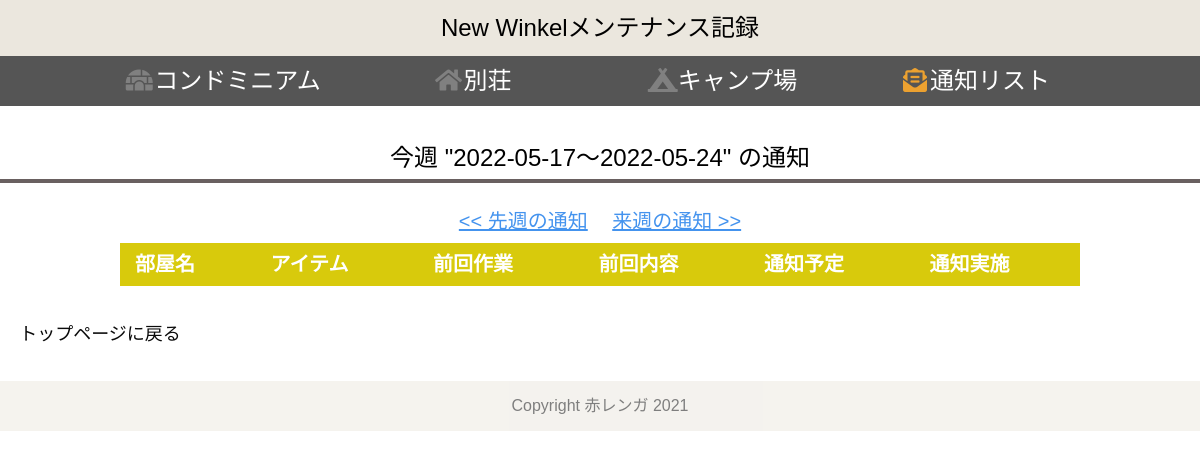
The page /notice/w_tasklist on the database as committed earlier.
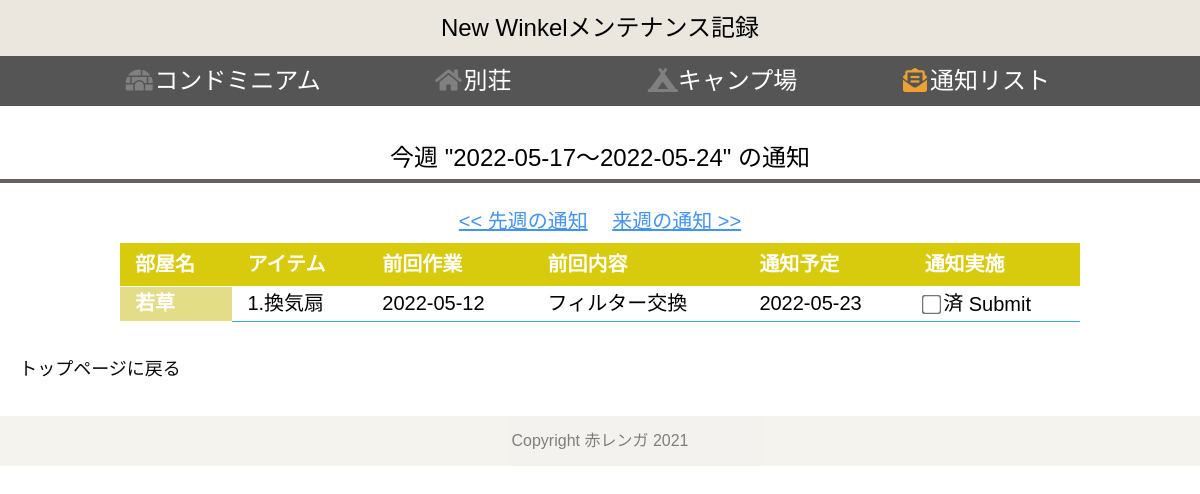
The same page on the database as committed later.
### tables this page shows
CREATE TABLE "wakakusa" (
	"taskid"	INTEGER,
	"item_id"	INTEGER,
	"t_id"	INTEGER,
	"item"	TEXT,
	"pro_date"	INTEGER,
	"pro_number"	TEXT,
	"set_date"	DATE,
	"t_date"	DATE,
	"task"	TEXT,
	"notice"	DATE,
	"nt_id"	INTEGER,
	PRIMARY KEY("taskid" AUTOINCREMENT)
);

CREATE TABLE "items" (
	"id"	INTEGER,
	"ios_id"	INTEGER,
	"room"	TEXT,
	"table_name"	TEXT,
	PRIMARY KEY("id" AUTOINCREMENT)
);

### app.py (the view)
@app.route("/notice/w_tasklist")
def notice_w_tasklist():
    today = dt.date.today()
    time7 = today + dt.timedelta(days=-7)
    conn = sqlite3.connect("w_MN.db")
    c = conn.cursor()
    c.execute("select table_name from items")
    tbname_list = []
    ntlist = []
    nt_list = []
    for row in c.fetchall():
        c.execute("select items.room,  %s.item, %s.t_date, %s.task, %s.notice, items.id, %s.taskid FROM items JOIN %s ON items.id = %s.item_id where notice <= ? and notice >= ? and nt_id =0" % (row[0],row[0],row[0],row[0],row[0],row[0],row[0]), (today,time7,))
        ntlist = []
        notice_list = c.fetchall()
        for row2 in notice_list:
            if row2 is not None:
                ntlist.append(row2)
        for row3 in ntlist:
            if row3[0] is not None:
                nt_list.append({"room":row3[0],"item":row3[1],"t_date":row3[2],"task":row3[3],"notice":row3[4],"id":row3[5],"taskid":row3[6]})
    print(len(nt_list))
    c.close()
    return render_template("w_notice_list.html",nt_list = nt_list, today = today, time7 = time7)

### templates/w_notice_list.html
{% extends 'w_base_test2.html' %}
{% block content %}
<h2>今週 "{{time7}}～{{today}}" の通知</h2>
<div class="btn_top_1">
    <a href="/notice/w_tasklist/lw" class="btn4"><< 先週の通知</a>
    <a href="/notice/w_tasklist/nw" class="btn4">来週の通知 >></a>
</div>
<table class="table_list" width="80%">
    <thead>
        <tr>
            <th>部屋名</th>
            <th>アイテム</th>
            <th>前回作業</th>
            <th>前回内容</th>
            <th>通知予定</th>
            <th>通知実施</th>
        </tr>
    </thead>
    {% for item in nt_list %}
    <form action="/notice/w_tasklist/nt/{{item['id']}}/{{item['taskid']}}" method="POST">
    <tbody>
        <tr>
            <th label="部屋名">{{item["room"]}}</th>
            <td label="前回作業 ">{{item["item"]}}</td>
            <td label="前回作業日">{{item["t_date"]}}</td>
            <td label="前回内容">{{item["task"]}}</td>
            <td label="通知予定日">{{item["notice"]}}</td>
            <td label="通知実施">
                <div>
                    <input type="checkbox" name="nt_id" value="1">
                        <label>済</label>
                    <input type="submit" onclick="return confirm('通知リストから削除していいですか')">
                </div>
            </td>
        </tr>
    </tbody>
    </form>
    {% endfor %}
</table>
<a href="/">
    <button type="button" class="btn1">トップページに戻る</button>
</a>
{% endblock %}

### templates/w_base_test2.html (shortened to what this page needs)
<!DOCTYPE html>
<html lang="ja">
<head>
    <link rel="stylesheet" href="/static/css/reset.css">
    <link rel="stylesheet" href="/static/css/w_style.css">
    <link rel="stylesheet" href="https://use.fontawesome.com/releases/v5.6.4/css/all.css">
</head>
<body>
    <header>
        <div>
            <a class="top" href="/">New Winkelメンテナンス記録</a>
        </div>
        <div class="drawer_menu">
            <nav class="drawer_nav_wrapper">
                <ul class="drawer_nav">
                    <li>
                        <a href="#"><i class="fas fa-igloo my-gray fa-fw"></i>コンドミニアム</a>
                    </li>
                    <li>
                        <a href="#"><i class="fas fa-home my-gray fa-fw"></i>別荘 </a>
                    </li>
                    <li>
                        <a href="#"><i class="fas fa-campground my-gray fa-fw"></i>キャンプ場 </a>
                    </li>
                    <li>
                        <a href="/notice/w_tasklist"><i class="fas fa-envelope-open-text my-orange fa-fw"></i>通知リスト</a>
                    </li>
                </ul>
            </nav>
        </div>
    </header>
    {% block content %}{% endblock %}
</body>
<footer>
    <p class="footer">Copyright 赤レンガ 2021</p>
</footer>
</html>

### static/css/w_style.css (style rules this page uses)
body { font-family: "Noto Sans Japanese", "ヒラギノ角ゴ Pro W3", "Hiragino Kaku Gothic Pro", "ヒラギノ角ゴ ProN W3", "Hiragino Kaku Gothic ProN", "游ゴシック", YuGothic, "メイリオ", "Meiryo", "HGPｺﾞｼｯｸM", "Osaka", "ＭＳ Ｐゴシック", sans-serif, Century Gothic, Arial; }
.top { width: 100%; background-color: rgb(235, 231, 222); font-size: 24px; line-height: 1; padding: 16px 10px; text-align: center; }
.my-gray { color: gray }
.my-orange { color: #eca130 }
p { text-align: center; font-size: 20px; }
a { color:black; display: inline-block; font-size: 24px; }
h2 { font-size: 24px; margin-top: 30px; margin-bottom: 15px; text-align:center; line-height: 1.8; border-bottom: solid 4px rgb(105, 96, 96); }
table { table-layout: auto; margin-left: auto; margin-right: auto; border-radius: 16px; }
table th { font-size: 20px; padding: 0; }
td { font-size: 20px; }
.table_list { border-collapse: collapse; margin-bottom: 20px; }
.table_list thead th { background: #d8ca0c; padding: 10px 15px; border-bottom:#FFF solid 1px; color:#FFF; }
.table_list tbody th { background:#e3dd88; color:#FFF; padding: 2px 15px; border-bottom:#FFF solid 1px; vertical-align:middle; }
.table_list tbody tr:last-child th { border-bottom:#FFF solid 1px; }
.table_list tbody td { background:#FFF; padding:5px 15px; border-bottom:#3EB1C6 solid 1px; vertical-align:middle; }
form { margin-top: 20px; margin-left: auto; margin-right: auto; max-width: 720px; }
input[type=checkbox] { -ms-transform: scale(1.5, 1.5); -webkit-transform: scale(1.5, 1.5); transform: scale(1.5, 1.5); }
.btn1 { display: inline-block; width: 200px; height: 54px; text-align: center; text-decoration: none; line-height: 54px; outline: none; background-color:white; color: rgb(10, 10, 10); font-size: 18px; border-radius: 4px; margin-bottom: 20px; }
.btn_top_1 { text-align: center; padding: 10px; }
.btn4 { height: 20px; font-size: 20px; border-radius: 8px; color: rgb(68, 147, 238); text-align: center; text-decoration: underline; padding: 2px 10px; }
.footer { bottom: 0; font-size: 16px; color: black; padding: 16px; text-align: center; background-color: rgb(235, 231, 222); opacity: 0.5; }
.drawer_menu a { color: inherit; text-decoration: none; }
.drawer_menu .drawer_nav_wrapper { transform: translate(0); width: 100%; height: 50px; position: relative; top: auto; right: auto; z-index: 100; background-color: #555; }
.drawer_menu .drawer_nav { max-width: 1000px; padding: 0; margin: 0 auto; display: -webkit-flex; display: flex; -webkit-justify-content: center; justify-content: center; list-style-type: none; }
.drawer_menu .drawer_nav li { font-size: 16px; margin: 0; padding: 0; width: 100%; height: 50px; line-height: 50px; background-color: #555; text-align: center; list-style-type: none; }
.drawer_menu .drawer_nav li a { color: #fff; }

Rows that differ between the two databases and show on the page:
added wakakusa: room "若草", item "1.換気扇", t_date "2022-05-12", task "フィルター交換", notice "2022-05-23"
